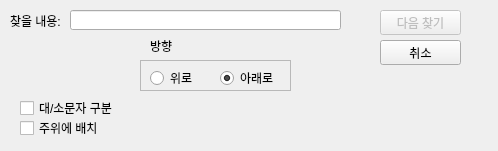
<?xml version="1.0" encoding="UTF-8"?>
<ui version="4.0">
 <class>Dialog</class>
 <widget class="QDialog" name="Dialog">
  <property name="geometry">
   <rect>
    <x>0</x>
    <y>0</y>
    <width>498</width>
    <height>151</height>
   </rect>
  </property>
  <property name="windowTitle">
   <string>Dialog</string>
  </property>
  <widget class="QLabel" name="label_findstr">
   <property name="geometry">
    <rect>
     <x>10</x>
     <y>10</y>
     <width>56</width>
     <height>21</height>
    </rect>
   </property>
   <property name="text">
    <string>찾을 내용:</string>
   </property>
  </widget>
  <widget class="QLineEdit" name="lineEdit">
   <property name="geometry">
    <rect>
     <x>70</x>
     <y>10</y>
     <width>271</width>
     <height>20</height>
    </rect>
   </property>
  </widget>
  <widget class="QPushButton" name="pushButton_findnext">
   <property name="enabled">
    <bool>false</bool>
   </property>
   <property name="geometry">
    <rect>
     <x>380</x>
     <y>10</y>
     <width>81</width>
     <height>25</height>
    </rect>
   </property>
   <property name="text">
    <string>다음 찾기</string>
   </property>
  </widget>
  <widget class="QPushButton" name="pushButton_cancle">
   <property name="geometry">
    <rect>
     <x>380</x>
     <y>40</y>
     <width>81</width>
     <height>25</height>
    </rect>
   </property>
   <property name="text">
    <string>취소</string>
   </property>
  </widget>
  <widget class="QFrame" name="frame">
   <property name="geometry">
    <rect>
     <x>140</x>
     <y>60</y>
     <width>151</width>
     <height>31</height>
    </rect>
   </property>
   <property name="frameShape">
    <enum>QFrame::StyledPanel</enum>
   </property>
   <property name="frameShadow">
    <enum>QFrame::Raised</enum>
   </property>
   <widget class="QRadioButton" name="radioButton_up">
    <property name="geometry">
     <rect>
      <x>10</x>
      <y>10</y>
      <width>61</width>
      <height>16</height>
     </rect>
    </property>
    <property name="text">
     <string>위로</string>
    </property>
   </widget>
   <widget class="QRadioButton" name="radioButton_down">
    <property name="geometry">
     <rect>
      <x>80</x>
      <y>10</y>
      <width>61</width>
      <height>16</height>
     </rect>
    </property>
    <property name="text">
     <string>아래로</string>
    </property>
    <property name="checked">
     <bool>true</bool>
    </property>
   </widget>
  </widget>
  <widget class="QLabel" name="label_vector">
   <property name="geometry">
    <rect>
     <x>150</x>
     <y>40</y>
     <width>56</width>
     <height>12</height>
    </rect>
   </property>
   <property name="text">
    <string>방향</string>
   </property>
  </widget>
  <widget class="QCheckBox" name="checkBox_CaseSen">
   <property name="geometry">
    <rect>
     <x>20</x>
     <y>100</y>
     <width>111</width>
     <height>16</height>
    </rect>
   </property>
   <property name="text">
    <string>대/소문자 구분</string>
   </property>
  </widget>
  <widget class="QCheckBox" name="checkBox_2">
   <property name="geometry">
    <rect>
     <x>20</x>
     <y>120</y>
     <width>111</width>
     <height>16</height>
    </rect>
   </property>
   <property name="text">
    <string>주위에 배치</string>
   </property>
  </widget>
 </widget>
 <resources/>
 <connections/>
</ui>
